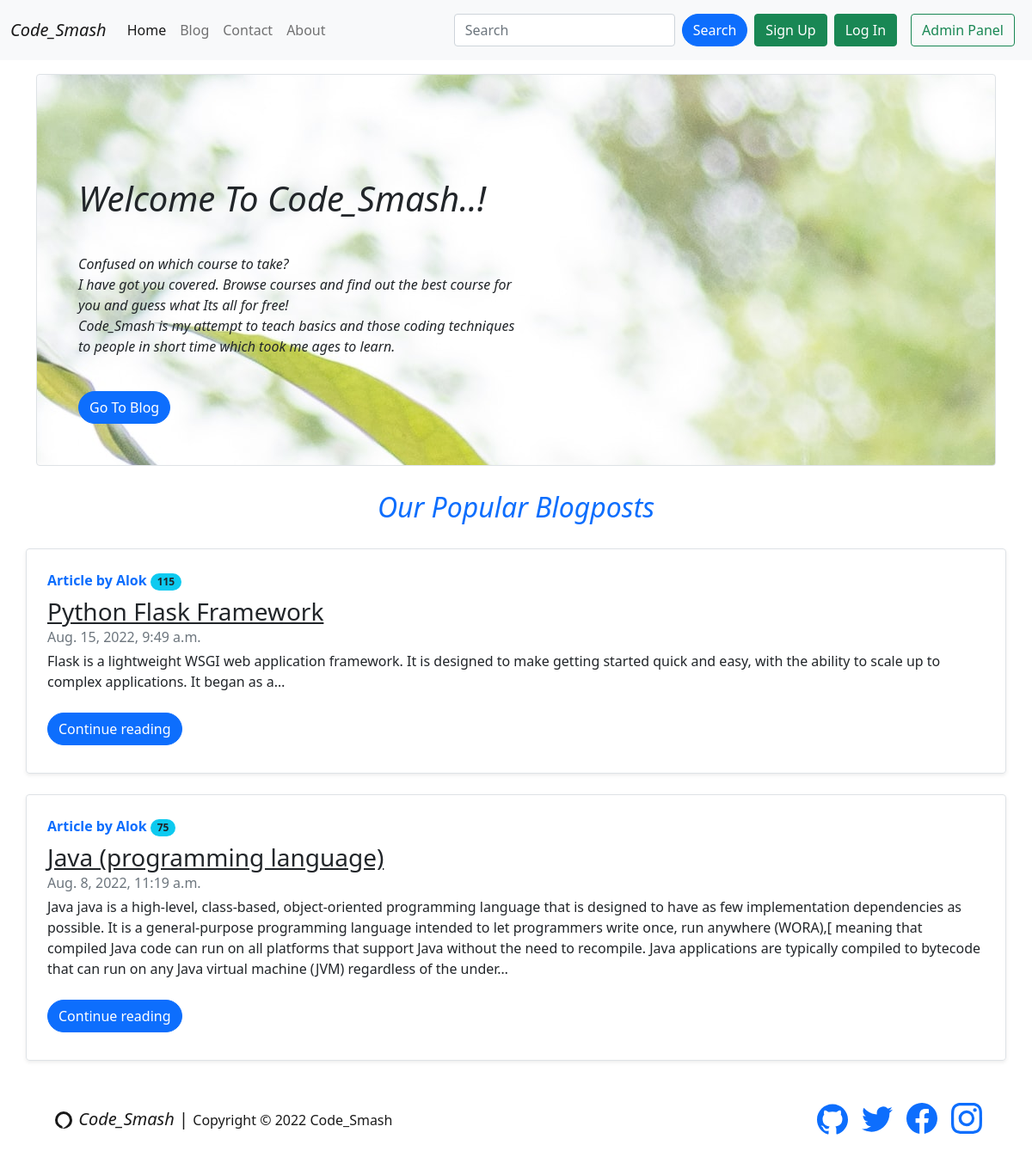
The app's page /, older data.
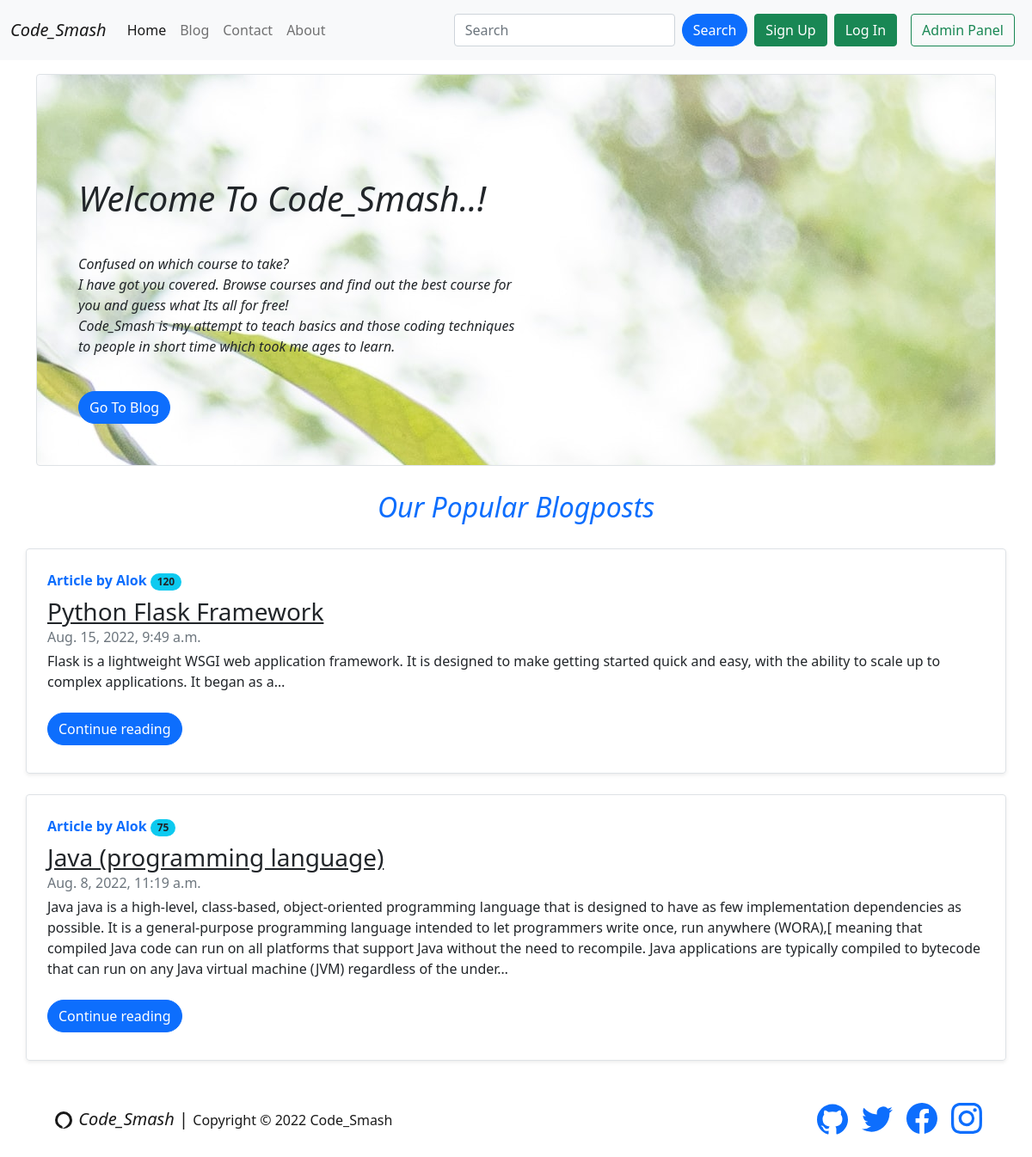
The same page, newer data.
### blog/models.py (models this page shows, shortened)
class Cpost(models.Model):
    sno=models.AutoField(primary_key=True)
    title=models.CharField(max_length=300)
    content=models.TextField()
    author=models.CharField(max_length=120)
    slug=models.CharField(max_length=120)
    views=models.IntegerField(default=0)
    timeStamp=models.DateTimeField(blank=True)

### home/views.py (the view)
# urls.py: 2. Add a URL to urlpatterns:  path('', views.home, name='home')
def home(request):
    top_post =Cpost.objects.all().order_by('-views').values()[0:2]
    context={'top_post':top_post}
    return render(request,'home/home.html',context)

### templates/home/home.html (shortened to what this page needs)
{% extends 'base.html' %}
{% block homeactive %} active {% endblock homeactive %}
{% block body %}
{% load static %}
<div class="container my-3">
  <div class="p-4 p-md-5 mb-4 text-dark border rounded " style="background-image:url('/static/img/ims.jpg');">
    <div class="col-md-6 px-0"><br><br><br>
      <h1 class="display-7 fst-italic">Welcome To Code_Smash..!</h1><br>
      <p class="mt-2 mb-3 text-sm text-gray-500 fst-italic md:text-base">Confused on which course to take?<br>
        I have got you covered. Browse courses and find out the best course for you and
        guess what Its all for free! <br>Code_Smash is my attempt to teach basics and
        those coding techniques to people in short time which took me ages to learn.
      </p><br>
      <a class="btn rounded-pill btn-primary btn-md" href="/blog" role="button">Go To Blog</a><br>
    </div>
  </div>
</div>
<div class="container my-3">
    <span class="text-primary fs-2 fst-italic "><center> Our Popular Blogposts </center>
    </span>
    {% for post in top_post %}
    <div class="row no-gutters border rounded overflow-hidden flex-md-row mb-4 shadow-sm h-md-250 my-4 position-relative">
      <div class="col p-4 d-flex flex-column position-static">
        <strong class="d-inline-block mb-2 text-primary">Article by {{post.author}} <span class="badge rounded-pill bg-info text-dark">{{post.views}}</strong>
        <h3 class="mb-0"><a class="text-dark" href="/blog/{{post.slug}}">{{post.title}}</a></h3>
        <div class="mb-1 text-muted">{{post.timeStamp}}</div>
        <p class="card-text mb-auto">
          <div class="preview">
          </div>
        </p>
        <div class="my-2">
          <a href="/blog/{{post.slug}}" role="button" class="btn btn-primary rounded-pill">Continue reading</a>
        </div>
      </div>
    </div>
  {% endfor %}
</div>
{% endblock %}

Row changes from the older to the newer data that the page shows:
changed Cpost "Python Flask Framework": views "115" → "120"
